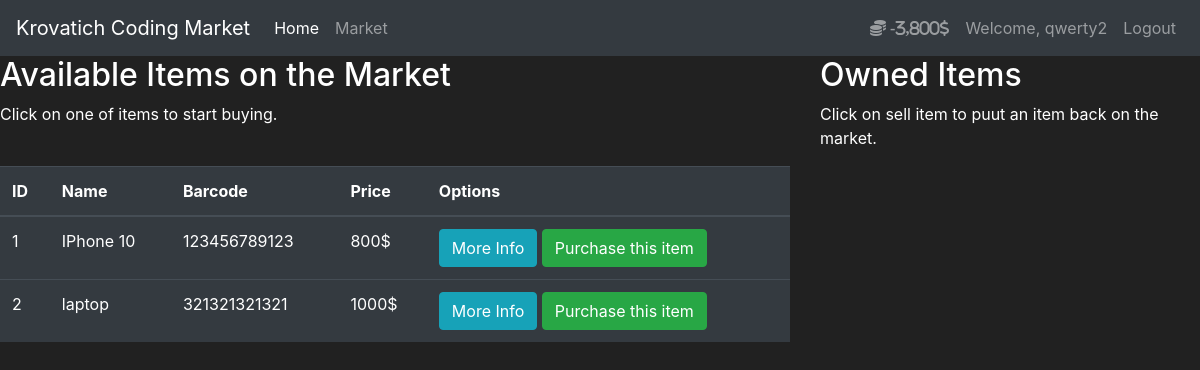
The page /market/ (signed in) on the database its author committed.
### market/models.py (models this page shows, shortened)
class User(db.Model, UserMixin):
    id = db.Column(db.Integer(), primary_key=True)
    username = db.Column(db.String(length=30), unique=True, nullable=False)
    email_address = db.Column(db.String(length=50), unique=True, nullable=False)
    password_hash = db.Column(db.String(length=60), nullable=False)
    budget = db.Column(db.Integer(), nullable=False, default=1000)
    items = db.relationship('Item', backref='owned_user', lazy=True)
    @property
    def prettier_budget(self):
        if len(str(self.budget)) >= 4:
            return f'{str(self.budget)[:-3]},{str(self.budget)[-3:]}$'
        else:
            return f"{self.budget}$"
    @property
    def password(self):
        return self.password

class Item(db.Model):
    id = db.Column(db.Integer(), primary_key=True)
    name = db.Column(db.String(length=30), nullable=False, unique=True)
    price = db.Column(db.Integer(), nullable=False)
    barcode = db.Column(db.String(length=12), nullable=False, unique=True)
    description = db.Column(db.String(length=1024), nullable=False, unique=True)
    owner = db.Column(db.Integer(), db.ForeignKey('user.id'))

### market/routes.py (the view, shortened to what this page needs)
@app.route('/market/', methods=['GET', 'POST'])
@login_required
def market_page():
    selling_form = SellItemForm()
    purchase_form = PurchaseItemForm()
    if request.method == "GET":
        items = Item.query.filter_by(owner=None)
        owned_items = Item.query.filter_by(owner=current_user.id)
        return render_template('market.html', items=items,
         purchase_form=purchase_form, owned_items=owned_items, selling_form=selling_form)

### market/models.py (called while the page is built)
@login_manager.user_loader
def load_user(user_id):
    return User.query.get(int(user_id))

### market/templates/market.html (shortened to what this page needs)
{% extends 'base.html' %}
{% block content %}
<div class="row" stye="margin-top:20px; margin-left:20px;">
    <div class="col-8">
        <h2>Available Items on the Market</h2>
        <p>Click on one of items to start buying.</p>
        <br>
        <table class="table table-hover table-dark">
        <thead>
            <tr>
                <th scope="col">ID</th>
                <th scope="col">Name</th>
                <th scope="col">Barcode</th>
                <th scope="col">Price</th>
                <th scope="col">Options</th>
            </tr>
        </thead>
        <tbody>
            {% for item in items %}
                <tr>
                    <td>{{ item.id }}</td>
                    <td>{{ item.name }}</td>
                    <td>{{ item.barcode }}</td>
                    <td>{{ item.price }}$</td>
                    <td>
                        <button class="btn btn-outline btn-info" data-toggle="modal" data-target="#Modal-MoreInfo-{{item.id}}">More Info</button>
                        <button class="btn btn-outline btn-success" data-toggle="modal" data-target="#Modal-PurchaseConfirm-{{item.id}}">Purchase this item</button>
                    </td>
                </tr>
            {% endfor %}
        </tbody>
    </table></div>
    <div class="col-4">
        <h2>Owned Items</h2>
        <p>Click on sell item to puut an item back on the market.</p>
        <br>
    </div>
</div>
{% endblock %}

### market/templates/base.html (shortened to what this page needs)
<!doctype html>
<html lang="en">
   <head>
      <link rel="stylesheet" href="https://cdn.jsdelivr.net/npm/bootstrap@4.5.3/dist/css/bootstrap.min.css">
   </head>
   <body>
        <nav class="navbar navbar-expand-md navbar-dark bg-dark">
            <a class="navbar-brand" href="#">Krovatich Coding Market</a>
            <div class="collapse navbar-collapse" id="navbarNav">
                <ul class="navbar-nav mr-auto">
                    <li class="nav-item active">
                        <a class="nav-link" href="{{ url_for('home_page') }}">Home <span class="sr-only">(current)</span></a>
                    </li>
                    <li class="nav-item">
                        <a class="nav-link" href="{{ url_for('market_page') }}">Market</a>
                    </li>
                </ul>
                {% if current_user.is_authenticated %}
                    <ul class="navbar-nav">
                        <li class="nav-item" style="color:lawngreen; font-weight:bold;">
                            <a class="nav-link"><i class="fas fa-coins"> {{ current_user.prettier_budget }}</i></a>
                        </li>
                        <li class="nav-item">
                            <a class="nav-link">Welcome, {{ current_user.username }}</a>
                        </li>
                        <li class="nav-item">
                            <a class="nav-link" href="{{ url_for('logout_page') }}">Logout</a>
                        </li>
                    </ul>
                {% endif %}
            </div>
        </nav>
        {% block content %}
        {% endblock %}
   </body>
</html>

### market/templates/base.html (style rules this page uses)
body { background-color: #212121; color: white }

### rows shown on the page
User: prettier_budget "-3,800$", username "qwerty2"
Item: id "1", name "IPhone 10", barcode "123456789123", price "800"
Item: id "2", name "laptop", barcode "321321321321", price "1000"
